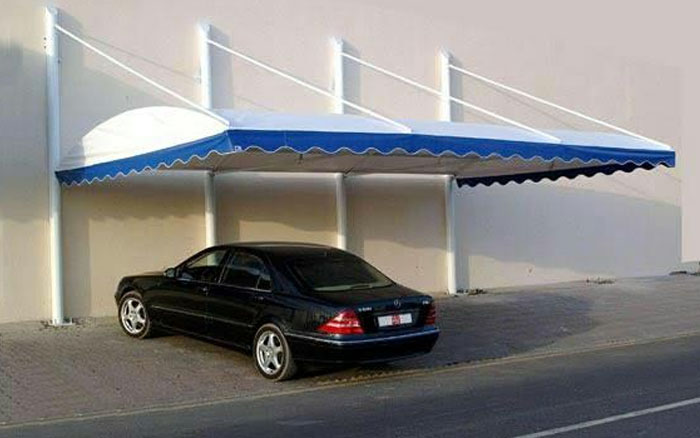
#> input picture 2.annotation/Input image.jpg, 700 x 438 px
$ python annotation.py
#> lines starting #> are read from the running program, lines starting #| are printed output that depends on the picture
from google.colab import files
import cv2
import numpy as np
from IPython.display import Image, display

uploaded = files.upload()
#> the answer given: Input image.jpg
filename = list(uploaded.keys())[0]
img = cv2.imread(filename)
#> img is the input picture: shape (438, 700, 3); mean B, G, R 131.1, 132.1, 133.9

if img is None:
    print("Error: Could not open or read the image.")
else:
    cv2.line(img, (0, 0), (img.shape[1], img.shape[0]), (0, 0, 255), 3)  # Red line, thickness 3
    cv2.rectangle(img, (100, 100), (200, 200), (0, 255, 0), 2) # Green rectangle, thickness 2
    cv2.circle(img, (300, 150), 50, (255, 0, 0), -1)
    cv2.ellipse(img, (450, 250), (50, 30), 0, 0, 360, (255, 255, 0), 2) # Cyan ellipse, thickness 2
    font = cv2.FONT_HERSHEY_SIMPLEX
    cv2.putText(img, 'OpenCV Annotation', (10, 50), font, 1, (255, 0, 255), 2, cv2.LINE_AA)  # Purple text
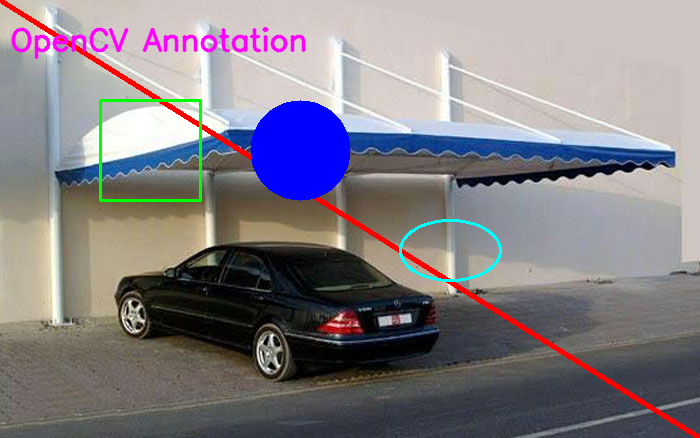
#> img: shape (438, 700, 3); mean B, G, R 132.6, 126.4, 131.7
    cv2.imwrite('annotated_image.jpg', img)
    display(Image('annotated_image.jpg'))
